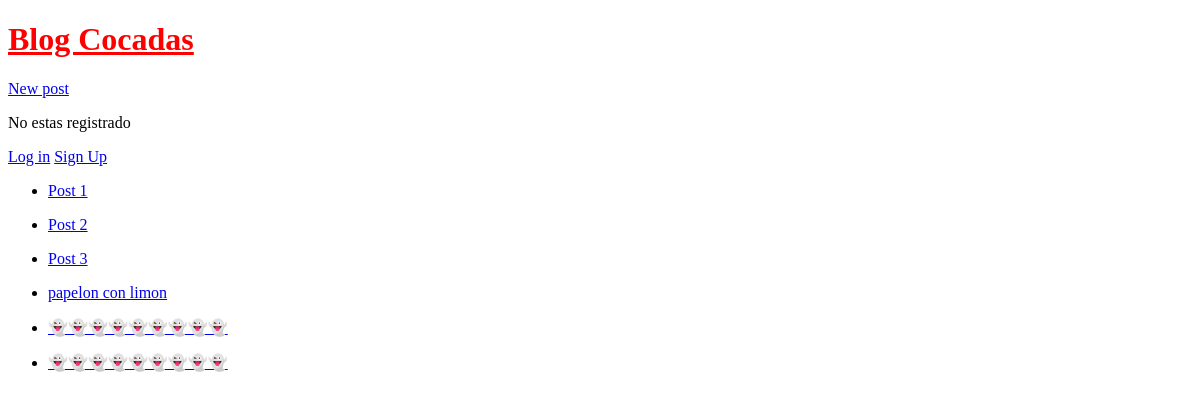
The app's page /, older data.
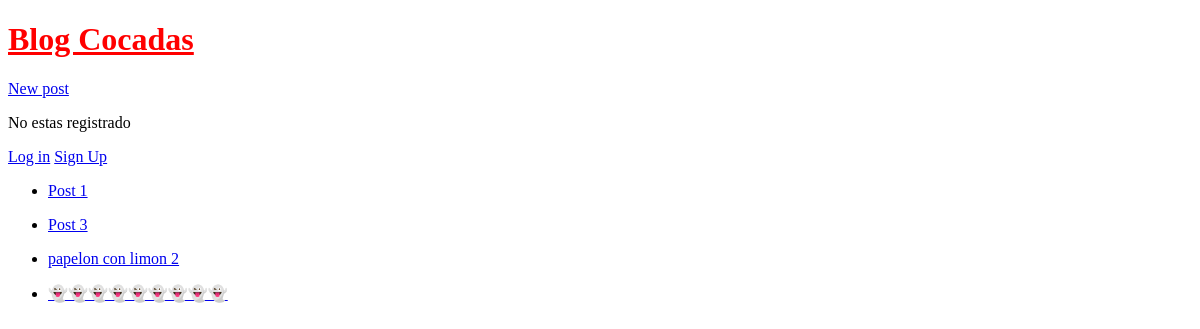
The same page, newer data.
### blogs/models.py (models this page shows, shortened)
class Post(models.Model):
    title = models.CharField(max_length=120)
    body = models.TextField()
    author = models.ForeignKey(
    "auth.User",
    on_delete = models.CASCADE,
)
    created_at = models.DateTimeField(auto_now_add=True)

### blogs/views.py (the view)
# urls.py: path("", BlogListView.as_view(), name="home"),
class BlogListView(ListView):
    model = Post
    template_name = "home.html"

### templates/home.html
{% extends "_base.html" %}
{% block content %}
    {% if user.is_authenticated %}
        Epale {{ user.username}}
        <form action="{% url 'logout' %}" method="post"> {% csrf_token %}
            <button type="submit">Log Out</button>
        </form>
    {% else %}
        <p>No estas registrado</p>
        <a href="{% url 'login' %}">Log in</a>
        <a href="{% url 'signup' %}">Sign Up</a>
    {% endif %}
    {% for post in post_list %}
        <ul>
            <li>
                <a href="{% url 'post_detail' post.pk %}">{{ post.title }}</a>
            </li>
        </ul>
    {% endfor %}
{% endblock content %}

Row changes from the older to the newer data that the page shows:
removed Post: title "Post 2"
removed Post: title "👻👻👻👻👻👻👻👻👻"
changed Post: title "papelon con limon" → "papelon con limon 2"
